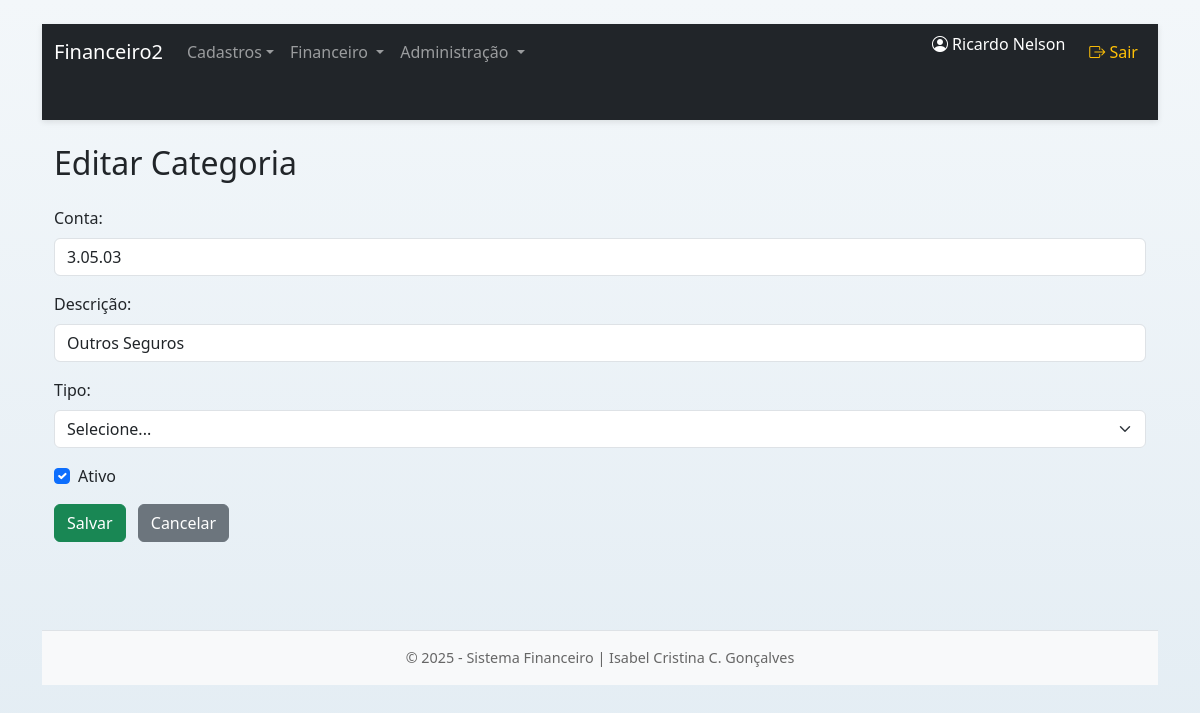
/public/index.php?path=categoria_editar&id=59 (signed in), run on the app's committed database.
### tables this page shows
CREATE TABLE `categoria` (
  `id` int NOT NULL AUTO_INCREMENT,
  `conta` varchar(20) NOT NULL,
  `descricao` varchar(100) NOT NULL,
  `tipo` varchar(20) NOT NULL,
  `ativo` tinyint DEFAULT '1',
  PRIMARY KEY (`id`),
  UNIQUE KEY `unique` (`conta`)
);

### controllers/CategoriaController.php (called while the page is built, shortened)
<?php
function categoria_editar($pdo) {
    $model = new Categoria($pdo);
    $registro = $model->buscarPorId($_GET['id']);
    include '../views/layout.php';
}

### public/index.php (called while the page is built, shortened)
<?php
require_once '../routes/web.php';
?>

### config/autoload.php (called while the page is built, shortened)
<?php
spl_autoload_register(function ($classe) {
    $pastas = ['../models/', '../controllers/'];
    foreach ($pastas as $pasta) {
        $arquivo = $pasta . $classe . '.php';
        if (file_exists($arquivo)) {
            return;
        }
    }
});

### models/Categoria.php (called while the page is built, shortened)
<?php
class Categoria {
    private $pdo;
    public function __construct($pdo) {
        $this->pdo = $pdo;
    }
    public function buscarPorId($id) {
        $stmt = $this->pdo->prepare("SELECT * FROM categoria WHERE id = ?");
        $stmt->execute([$id]);
        return $stmt->fetch(PDO::FETCH_ASSOC);
    }
}
?>

### views/categoria/form.php (the view, shortened to what this page needs)
<!DOCTYPE html>
<html lang="pt-br">
<head>
    <link href="https://cdn.jsdelivr.net/npm/bootstrap@5.3.0/dist/css/bootstrap.min.css" rel="stylesheet">
</head>
<body class="container mt-4">
<h2 class="mb-4"><?= isset($registro) ? 'Editar Categoria' : 'Nova Categoria' ?></h2>
<form method="POST" action="?path=categoria_salvar">
    <div class="mb-3">
        <label class="form-label">Conta:</label>
        <input type="text" name="conta" maxlength="20" class="form-control" value="<?= $registro['conta'] ?? '' ?>" required>
    </div>
    <div class="mb-3">
        <label class="form-label">Descrição:</label>
        <input type="text" name="descricao" maxlength="100" class="form-control" value="<?= $registro['descricao'] ?? '' ?>" required>
    </div>
    <div class="mb-3">
        <label class="form-label">Tipo:</label>
        <select name="tipo" class="form-select" required>
            <option value="">Selecione...</option>
        </select>
    </div>
    <div class="mb-3 form-check">
        <input type="checkbox" class="form-check-input" name="ativo" value="1" <?= (!isset($registro['ativo']) || $registro['ativo']) ? 'checked' : '' ?>>
        <label class="form-check-label">Ativo</label>
    </div>
    <button type="submit" class="btn btn-success">Salvar</button>
    <a href="?path=categoria" class="btn btn-secondary ms-2">Cancelar</a>
</form>
</body>
</html>

### public/assets/css/style.css (style rules this page uses)
body { background: linear-gradient(to bottom, #f3f7fa, #e2ecf3); min-height: 100vh; margin: 0; font-family: "Segoe UI", Tahoma, Geneva, Verdana, sans-serif; }
.container { padding-bottom: 40px; }
h2 { font-weight: 600; color: #2c3e50; }
.btn { border-radius: 6px; }

### data on the page
categoria: conta "3.05.03", descricao "Outros Seguros", ativo "☑"

### other printed values
$_SESSION['usuario_nome'] "Ricardo Nelson"
